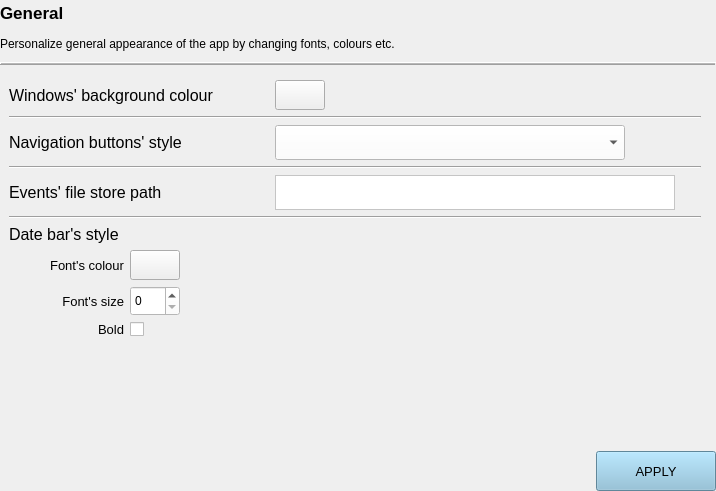
<?xml version="1.0" encoding="UTF-8"?>
<ui version="4.0">
 <class>Form</class>
 <widget class="QWidget" name="Form">
  <property name="geometry">
   <rect>
    <x>0</x>
    <y>0</y>
    <width>716</width>
    <height>491</height>
   </rect>
  </property>
  <property name="windowTitle">
   <string>Form</string>
  </property>
  <layout class="QGridLayout" name="gridLayout">
   <property name="leftMargin">
    <number>0</number>
   </property>
   <property name="topMargin">
    <number>0</number>
   </property>
   <property name="rightMargin">
    <number>0</number>
   </property>
   <property name="bottomMargin">
    <number>0</number>
   </property>
   <item row="1" column="0" colspan="2">
    <widget class="QLabel" name="settingsDescriptionLabel">
     <property name="minimumSize">
      <size>
       <width>0</width>
       <height>25</height>
      </size>
     </property>
     <property name="maximumSize">
      <size>
       <width>16777215</width>
       <height>25</height>
      </size>
     </property>
     <property name="font">
      <font>
       <pointsize>9</pointsize>
      </font>
     </property>
     <property name="text">
      <string>Personalize general appearance of the app by changing fonts, colours etc.</string>
     </property>
    </widget>
   </item>
   <item row="3" column="0" colspan="2">
    <widget class="Line" name="line">
     <property name="maximumSize">
      <size>
       <width>16777215</width>
       <height>25</height>
      </size>
     </property>
     <property name="frameShadow">
      <enum>QFrame::Raised</enum>
     </property>
     <property name="lineWidth">
      <number>1</number>
     </property>
     <property name="midLineWidth">
      <number>1</number>
     </property>
     <property name="orientation">
      <enum>Qt::Horizontal</enum>
     </property>
    </widget>
   </item>
   <item row="5" column="1">
    <widget class="QPushButton" name="applyButton">
     <property name="minimumSize">
      <size>
       <width>120</width>
       <height>40</height>
      </size>
     </property>
     <property name="maximumSize">
      <size>
       <width>120</width>
       <height>40</height>
      </size>
     </property>
     <property name="font">
      <font>
       <pointsize>10</pointsize>
      </font>
     </property>
     <property name="styleSheet">
      <string notr="true">background-color: rgb(135, 189, 216);</string>
     </property>
     <property name="text">
      <string>APPLY</string>
     </property>
    </widget>
   </item>
   <item row="0" column="0" colspan="2">
    <widget class="QLabel" name="settingsTitleLabel">
     <property name="minimumSize">
      <size>
       <width>0</width>
       <height>25</height>
      </size>
     </property>
     <property name="maximumSize">
      <size>
       <width>16777215</width>
       <height>25</height>
      </size>
     </property>
     <property name="font">
      <font>
       <pointsize>13</pointsize>
       <weight>75</weight>
       <bold>true</bold>
      </font>
     </property>
     <property name="text">
      <string>General</string>
     </property>
    </widget>
   </item>
   <item row="4" column="0" colspan="2">
    <widget class="QScrollArea" name="scrollArea">
     <property name="frameShape">
      <enum>QFrame::NoFrame</enum>
     </property>
     <property name="widgetResizable">
      <bool>true</bool>
     </property>
     <widget class="QWidget" name="scrollAreaWidgetContents">
      <property name="geometry">
       <rect>
        <x>0</x>
        <y>0</y>
        <width>716</width>
        <height>374</height>
       </rect>
      </property>
      <layout class="QGridLayout" name="gridLayout_8">
       <item row="0" column="0">
        <layout class="QGridLayout" name="gridLayout_7">
         <item row="5" column="0">
          <layout class="QGridLayout" name="gridLayout_6">
           <item row="1" column="0">
            <widget class="QLabel" name="sectionTitleLabel_4">
             <property name="font">
              <font>
               <pointsize>12</pointsize>
              </font>
             </property>
             <property name="text">
              <string>Date bar's style</string>
             </property>
            </widget>
           </item>
           <item row="2" column="0">
            <layout class="QGridLayout" name="gridLayout_5">
             <item row="0" column="2">
              <widget class="QPushButton" name="fontColourBtn">
               <property name="minimumSize">
                <size>
                 <width>50</width>
                 <height>30</height>
                </size>
               </property>
               <property name="maximumSize">
                <size>
                 <width>50</width>
                 <height>30</height>
                </size>
               </property>
               <property name="text">
                <string/>
               </property>
              </widget>
             </item>
             <item row="2" column="1">
              <widget class="QLabel" name="fontBoldLabel">
               <property name="font">
                <font>
                 <pointsize>10</pointsize>
                </font>
               </property>
               <property name="text">
                <string>Bold</string>
               </property>
               <property name="alignment">
                <set>Qt::AlignRight|Qt::AlignTrailing|Qt::AlignVCenter</set>
               </property>
              </widget>
             </item>
             <item row="1" column="3">
              <spacer name="horizontalSpacer_4">
               <property name="orientation">
                <enum>Qt::Horizontal</enum>
               </property>
               <property name="sizeHint" stdset="0">
                <size>
                 <width>40</width>
                 <height>20</height>
                </size>
               </property>
              </spacer>
             </item>
             <item row="1" column="1">
              <widget class="QLabel" name="fontSizeLabel">
               <property name="font">
                <font>
                 <pointsize>10</pointsize>
                </font>
               </property>
               <property name="text">
                <string>Font's size</string>
               </property>
               <property name="alignment">
                <set>Qt::AlignRight|Qt::AlignTrailing|Qt::AlignVCenter</set>
               </property>
              </widget>
             </item>
             <item row="1" column="2">
              <widget class="QSpinBox" name="fontSizeSpinBox">
               <property name="minimumSize">
                <size>
                 <width>50</width>
                 <height>30</height>
                </size>
               </property>
               <property name="maximumSize">
                <size>
                 <width>50</width>
                 <height>30</height>
                </size>
               </property>
               <property name="font">
                <font>
                 <pointsize>9</pointsize>
                </font>
               </property>
               <property name="styleSheet">
                <string notr="true">background-color: rgb(255,255,255);</string>
               </property>
              </widget>
             </item>
             <item row="2" column="2">
              <widget class="QCheckBox" name="fontBoldCheckBox">
               <property name="text">
                <string/>
               </property>
              </widget>
             </item>
             <item row="0" column="1">
              <widget class="QLabel" name="fontColourLabel">
               <property name="font">
                <font>
                 <pointsize>10</pointsize>
                </font>
               </property>
               <property name="text">
                <string>Font's colour</string>
               </property>
               <property name="alignment">
                <set>Qt::AlignRight|Qt::AlignTrailing|Qt::AlignVCenter</set>
               </property>
              </widget>
             </item>
             <item row="1" column="0">
              <spacer name="horizontalSpacer_5">
               <property name="orientation">
                <enum>Qt::Horizontal</enum>
               </property>
               <property name="sizeType">
                <enum>QSizePolicy::Fixed</enum>
               </property>
               <property name="sizeHint" stdset="0">
                <size>
                 <width>40</width>
                 <height>20</height>
                </size>
               </property>
              </spacer>
             </item>
            </layout>
           </item>
           <item row="0" column="0">
            <widget class="Line" name="line_2">
             <property name="orientation">
              <enum>Qt::Horizontal</enum>
             </property>
            </widget>
           </item>
          </layout>
         </item>
         <item row="0" column="0" colspan="2">
          <layout class="QGridLayout" name="gridLayout_2" columnstretch="0,0,0">
           <item row="0" column="0">
            <widget class="QLabel" name="sectionTitleLabel_1">
             <property name="minimumSize">
              <size>
               <width>260</width>
               <height>0</height>
              </size>
             </property>
             <property name="maximumSize">
              <size>
               <width>260</width>
               <height>16777215</height>
              </size>
             </property>
             <property name="font">
              <font>
               <pointsize>12</pointsize>
              </font>
             </property>
             <property name="text">
              <string>Windows' background colour</string>
             </property>
            </widget>
           </item>
           <item row="0" column="1">
            <widget class="QPushButton" name="windowBackColourBtn">
             <property name="minimumSize">
              <size>
               <width>50</width>
               <height>30</height>
              </size>
             </property>
             <property name="maximumSize">
              <size>
               <width>50</width>
               <height>30</height>
              </size>
             </property>
             <property name="layoutDirection">
              <enum>Qt::LeftToRight</enum>
             </property>
             <property name="autoFillBackground">
              <bool>false</bool>
             </property>
             <property name="styleSheet">
              <string notr="true"/>
             </property>
             <property name="text">
              <string/>
             </property>
            </widget>
           </item>
           <item row="0" column="2">
            <spacer name="horizontalSpacer">
             <property name="orientation">
              <enum>Qt::Horizontal</enum>
             </property>
             <property name="sizeHint" stdset="0">
              <size>
               <width>40</width>
               <height>20</height>
              </size>
             </property>
            </spacer>
           </item>
          </layout>
         </item>
         <item row="4" column="0" colspan="2">
          <layout class="QGridLayout" name="gridLayout_4">
           <item row="0" column="0">
            <widget class="QLabel" name="sectionTitleLabel_3">
             <property name="minimumSize">
              <size>
               <width>260</width>
               <height>0</height>
              </size>
             </property>
             <property name="maximumSize">
              <size>
               <width>260</width>
               <height>16777215</height>
              </size>
             </property>
             <property name="font">
              <font>
               <pointsize>12</pointsize>
              </font>
             </property>
             <property name="text">
              <string>Events' file store path</string>
             </property>
            </widget>
           </item>
           <item row="0" column="1">
            <widget class="QPlainTextEdit" name="filePathPlainTextEdit">
             <property name="minimumSize">
              <size>
               <width>400</width>
               <height>35</height>
              </size>
             </property>
             <property name="maximumSize">
              <size>
               <width>300</width>
               <height>35</height>
              </size>
             </property>
             <property name="font">
              <font>
               <pointsize>9</pointsize>
              </font>
             </property>
             <property name="styleSheet">
              <string notr="true">background-color: rgb(255,255,255);</string>
             </property>
             <property name="cursorWidth">
              <number>1</number>
             </property>
            </widget>
           </item>
           <item row="0" column="2">
            <spacer name="horizontalSpacer_3">
             <property name="orientation">
              <enum>Qt::Horizontal</enum>
             </property>
             <property name="sizeHint" stdset="0">
              <size>
               <width>40</width>
               <height>20</height>
              </size>
             </property>
            </spacer>
           </item>
          </layout>
         </item>
         <item row="3" column="0">
          <widget class="Line" name="line_3">
           <property name="orientation">
            <enum>Qt::Horizontal</enum>
           </property>
          </widget>
         </item>
         <item row="2" column="0" colspan="2">
          <layout class="QGridLayout" name="gridLayout_3">
           <item row="0" column="0">
            <widget class="QLabel" name="sectionTitleLabel_2">
             <property name="minimumSize">
              <size>
               <width>260</width>
               <height>0</height>
              </size>
             </property>
             <property name="maximumSize">
              <size>
               <width>260</width>
               <height>16777215</height>
              </size>
             </property>
             <property name="font">
              <font>
               <pointsize>12</pointsize>
              </font>
             </property>
             <property name="text">
              <string>Navigation buttons' style</string>
             </property>
            </widget>
           </item>
           <item row="0" column="1">
            <widget class="QComboBox" name="navBtnStyleComboBox">
             <property name="minimumSize">
              <size>
               <width>350</width>
               <height>35</height>
              </size>
             </property>
             <property name="maximumSize">
              <size>
               <width>300</width>
               <height>35</height>
              </size>
             </property>
             <property name="layoutDirection">
              <enum>Qt::LeftToRight</enum>
             </property>
             <property name="styleSheet">
              <string notr="true">background-color: rgb(255,255,255);</string>
             </property>
            </widget>
           </item>
           <item row="0" column="2">
            <spacer name="horizontalSpacer_2">
             <property name="orientation">
              <enum>Qt::Horizontal</enum>
             </property>
             <property name="sizeHint" stdset="0">
              <size>
               <width>40</width>
               <height>20</height>
              </size>
             </property>
            </spacer>
           </item>
          </layout>
         </item>
         <item row="1" column="0">
          <widget class="Line" name="line_4">
           <property name="orientation">
            <enum>Qt::Horizontal</enum>
           </property>
          </widget>
         </item>
        </layout>
       </item>
       <item row="1" column="0">
        <spacer name="verticalSpacer">
         <property name="orientation">
          <enum>Qt::Vertical</enum>
         </property>
         <property name="sizeHint" stdset="0">
          <size>
           <width>20</width>
           <height>40</height>
          </size>
         </property>
        </spacer>
       </item>
      </layout>
     </widget>
    </widget>
   </item>
  </layout>
 </widget>
 <resources/>
 <connections/>
</ui>
